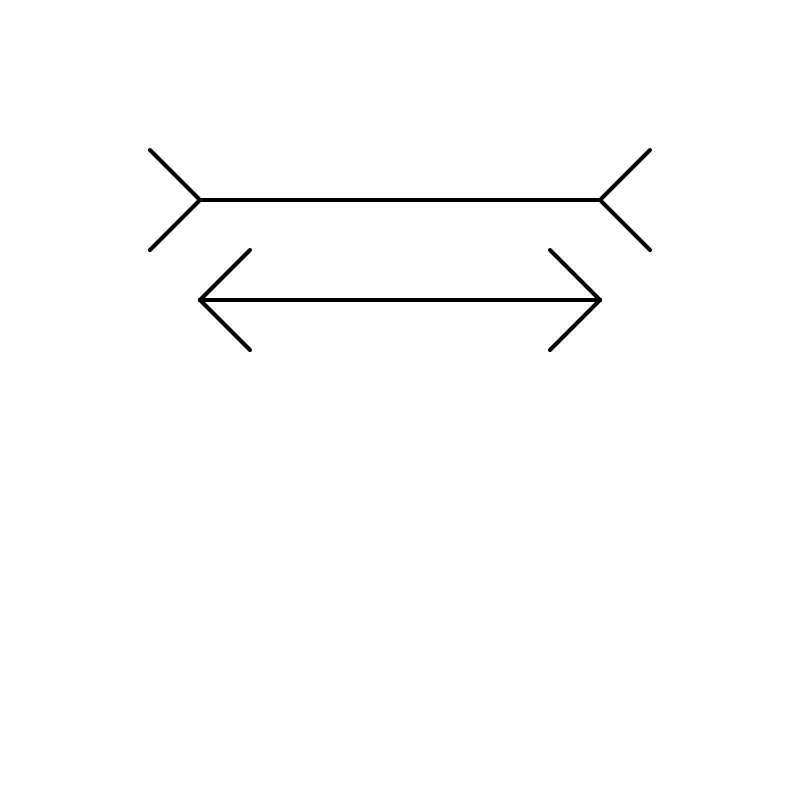
Frame 1 (no input)
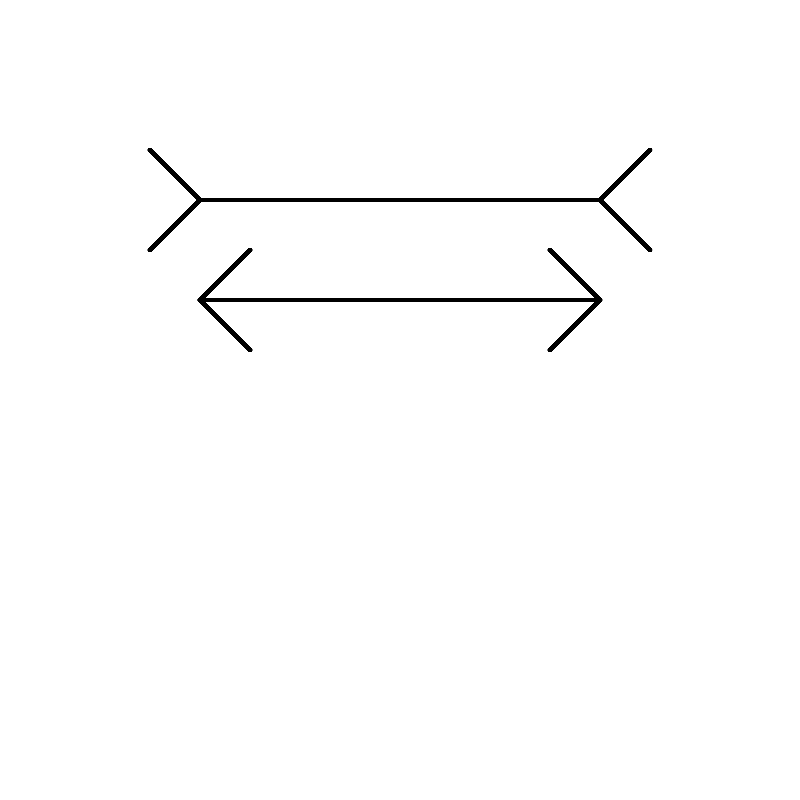
Frame 60 (no input)
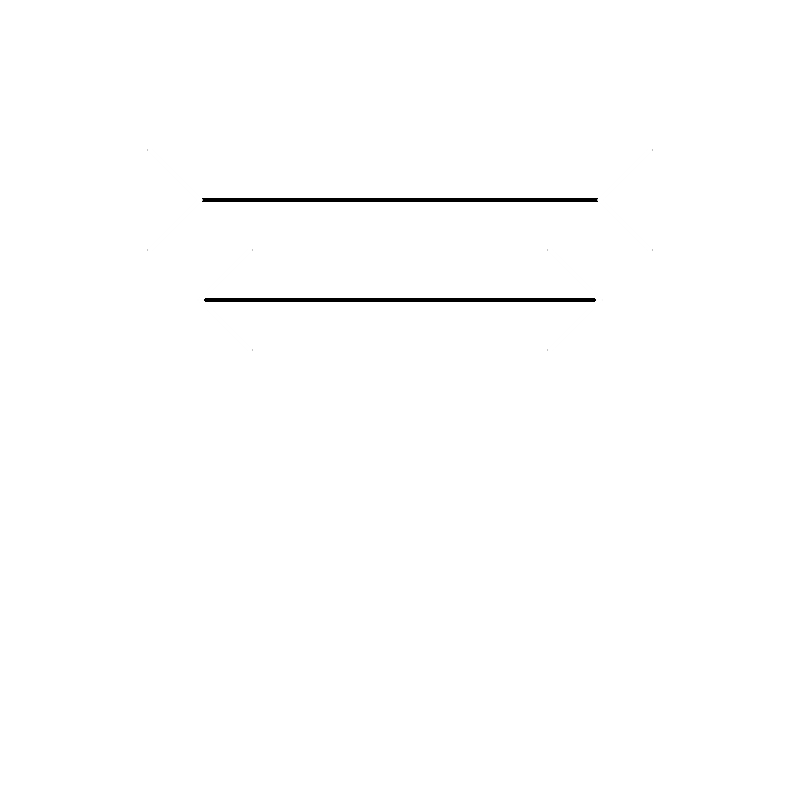
Frame 120 (the mouse pressed at the canvas centre since frame 60)

The p5.js sketch that drew these frames (run headless with seeded random() and noise() and a simulated clock; from frame 60 on, the mouse is pressed at the canvas centre):

// p5.js sketch
// ── sketch.js
function setup() {
	createCanvas(800, 800);	
}	


function draw() {
	if (mouseIsPressed) {
		stroke(255);
		line(200, 300, 250, 350);
		line(200, 300, 250, 250);
		line(600, 300, 550, 250);
		line(600, 300, 550, 350);	
		line(200, 200, 150, 250);
		line(200, 200, 150, 150);
		line(600, 200, 650, 150);	
		line(600, 200, 650, 250);			
	} else {
		stroke(0);
		strokeWeight(4);
		
		line(200, 200, 600, 200);
		line(200, 200, 150, 250);
		line(200, 200, 150, 150);
		line(600, 200, 650, 150);	
		line(600, 200, 650, 250);			
		
		line(200, 300, 600, 300);
		line(200, 300, 250, 350);
		line(200, 300, 250, 250);
		line(600, 300, 550, 250);
		line(600, 300, 550, 350);		
		

	}
}
